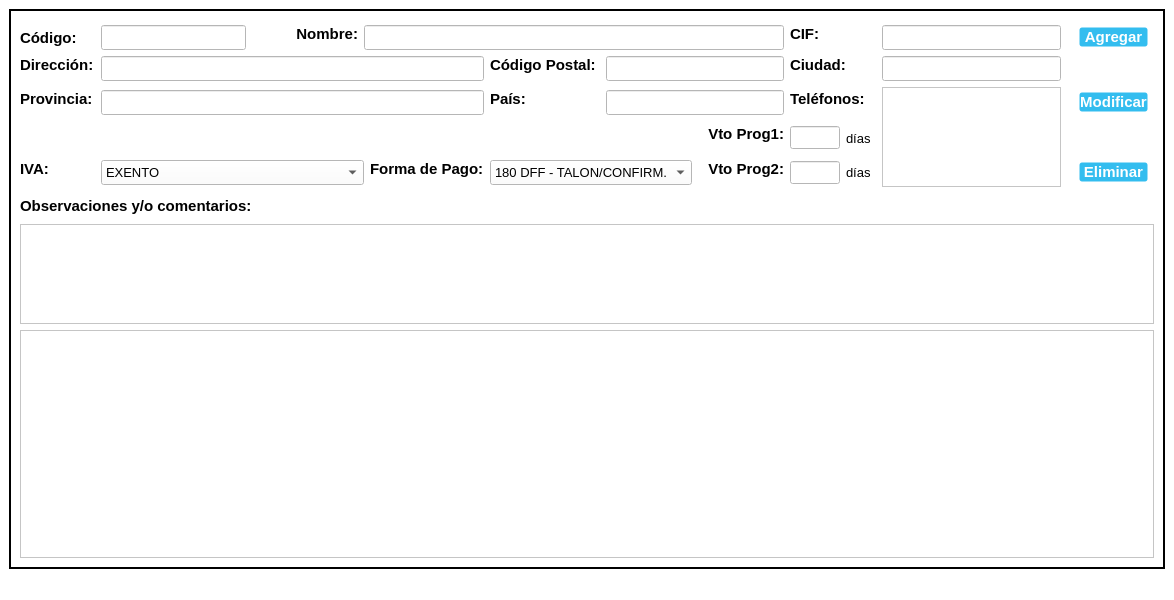
<?xml version="1.0" encoding="UTF-8"?>
<ui version="4.0">
 <class>Clients_Window</class>
 <widget class="QMainWindow" name="Clients_Window">
  <property name="geometry">
   <rect>
    <x>0</x>
    <y>0</y>
    <width>1174</width>
    <height>600</height>
   </rect>
  </property>
  <property name="windowTitle">
   <string>Clientes</string>
  </property>
  <property name="windowIcon">
   <iconset>
    <normaloff>//nas01/DATOS/Comunes/EIPSA-ERP/Recursos/Iconos/icon.ico</normaloff>//nas01/DATOS/Comunes/EIPSA-ERP/Recursos/Iconos/icon.ico</iconset>
  </property>
  <property name="styleSheet">
   <string notr="true">QWidget {
background-color: rgb(255, 255, 255);
}

.QFrame {
	border: 2px solid black;
}

QPushButton {
background-color: #33bdef;
  border: 1px solid transparent;
  border-radius: 3px;
  box-shadow: rgba(255, 255, 255, .4) 0 1px 0 0 inset;
  box-sizing: border-box;
  color: #fff;
  cursor: pointer;
  display: inline-block;
  font-family: -apple-system,system-ui,&quot;Segoe UI&quot;,&quot;Liberation Sans&quot;,sans-serif;
  font-size: 15px;
  font-weight: 800;
  line-height: 1.15385;
  margin: 0;
  outline: none;
  padding: 8px .8em;
  text-align: center;
  text-decoration: none;
  text-shadow: 0px 1px 0px #263666;
  user-select: none;
  -webkit-user-select: none;
  touch-action: manipulation;
  vertical-align: baseline;
  white-space: nowrap;
}

QPushButton:hover {
	background-color: #019ad2;
	border-color: rgb(0, 0, 0);
}

QPushButton:pressed {
	background-color: rgb(1, 140, 190);
	border-color: rgb(255, 255, 255);
}</string>
  </property>
  <widget class="QWidget" name="centralwidget">
   <layout class="QGridLayout" name="gridLayout">
    <item row="0" column="1">
     <widget class="QFrame" name="frame">
      <property name="frameShape">
       <enum>QFrame::StyledPanel</enum>
      </property>
      <property name="frameShadow">
       <enum>QFrame::Raised</enum>
      </property>
      <layout class="QGridLayout" name="gridLayout_2">
       <item row="1" column="13" colspan="4">
        <widget class="QLineEdit" name="Cif_Clients">
         <property name="minimumSize">
          <size>
           <width>0</width>
           <height>25</height>
          </size>
         </property>
         <property name="maximumSize">
          <size>
           <width>16777215</width>
           <height>25</height>
          </size>
         </property>
         <property name="font">
          <font>
           <pointsize>10</pointsize>
          </font>
         </property>
        </widget>
       </item>
       <item row="2" column="13" colspan="4">
        <widget class="QLineEdit" name="City_Clients">
         <property name="minimumSize">
          <size>
           <width>0</width>
           <height>25</height>
          </size>
         </property>
         <property name="maximumSize">
          <size>
           <width>16777215</width>
           <height>25</height>
          </size>
         </property>
         <property name="font">
          <font>
           <pointsize>10</pointsize>
          </font>
         </property>
        </widget>
       </item>
       <item row="5" column="1">
        <widget class="QLabel" name="label_IVA">
         <property name="minimumSize">
          <size>
           <width>35</width>
           <height>25</height>
          </size>
         </property>
         <property name="maximumSize">
          <size>
           <width>35</width>
           <height>25</height>
          </size>
         </property>
         <property name="font">
          <font>
           <pointsize>11</pointsize>
           <bold>true</bold>
          </font>
         </property>
         <property name="text">
          <string>IVA:</string>
         </property>
         <property name="alignment">
          <set>Qt::AlignLeading|Qt::AlignLeft|Qt::AlignTop</set>
         </property>
        </widget>
       </item>
       <item row="4" column="12">
        <layout class="QHBoxLayout" name="horizontalLayout">
         <item>
          <widget class="QLineEdit" name="Vto1_Clients">
           <property name="minimumSize">
            <size>
             <width>50</width>
             <height>0</height>
            </size>
           </property>
           <property name="maximumSize">
            <size>
             <width>50</width>
             <height>16777215</height>
            </size>
           </property>
           <property name="font">
            <font>
             <pointsize>10</pointsize>
            </font>
           </property>
          </widget>
         </item>
         <item>
          <widget class="QLabel" name="label_days1">
           <property name="minimumSize">
            <size>
             <width>30</width>
             <height>0</height>
            </size>
           </property>
           <property name="maximumSize">
            <size>
             <width>30</width>
             <height>16777215</height>
            </size>
           </property>
           <property name="font">
            <font>
             <pointsize>10</pointsize>
            </font>
           </property>
           <property name="text">
            <string>días</string>
           </property>
          </widget>
         </item>
        </layout>
       </item>
       <item row="3" column="1">
        <widget class="QLabel" name="label_Province">
         <property name="minimumSize">
          <size>
           <width>75</width>
           <height>25</height>
          </size>
         </property>
         <property name="maximumSize">
          <size>
           <width>75</width>
           <height>25</height>
          </size>
         </property>
         <property name="font">
          <font>
           <pointsize>11</pointsize>
           <bold>true</bold>
          </font>
         </property>
         <property name="text">
          <string>Provincia:</string>
         </property>
         <property name="alignment">
          <set>Qt::AlignLeading|Qt::AlignLeft|Qt::AlignTop</set>
         </property>
        </widget>
       </item>
       <item row="3" column="19">
        <widget class="QPushButton" name="Button_ModifyClient">
         <property name="text">
          <string>Modificar</string>
         </property>
        </widget>
       </item>
       <item row="1" column="12">
        <widget class="QLabel" name="label_CIF">
         <property name="minimumSize">
          <size>
           <width>75</width>
           <height>25</height>
          </size>
         </property>
         <property name="maximumSize">
          <size>
           <width>75</width>
           <height>25</height>
          </size>
         </property>
         <property name="font">
          <font>
           <pointsize>11</pointsize>
           <bold>true</bold>
          </font>
         </property>
         <property name="text">
          <string>CIF:</string>
         </property>
         <property name="alignment">
          <set>Qt::AlignLeading|Qt::AlignLeft|Qt::AlignTop</set>
         </property>
        </widget>
       </item>
       <item row="5" column="2" colspan="4">
        <widget class="QComboBox" name="Iva_Clients">
         <property name="minimumSize">
          <size>
           <width>100</width>
           <height>25</height>
          </size>
         </property>
         <property name="maximumSize">
          <size>
           <width>16777215</width>
           <height>25</height>
          </size>
         </property>
         <property name="font">
          <font>
           <pointsize>10</pointsize>
          </font>
         </property>
         <item>
          <property name="text">
           <string>EXENTO</string>
          </property>
         </item>
         <item>
          <property name="text">
           <string>18%</string>
          </property>
         </item>
         <item>
          <property name="text">
           <string>7%</string>
          </property>
         </item>
         <item>
          <property name="text">
           <string>COM</string>
          </property>
         </item>
         <item>
          <property name="text">
           <string>EXP</string>
          </property>
         </item>
         <item>
          <property name="text">
           <string>21%</string>
          </property>
         </item>
        </widget>
       </item>
       <item row="5" column="8" colspan="2">
        <widget class="QComboBox" name="Payway_Clients">
         <property name="minimumSize">
          <size>
           <width>0</width>
           <height>25</height>
          </size>
         </property>
         <property name="maximumSize">
          <size>
           <width>16777215</width>
           <height>25</height>
          </size>
         </property>
         <property name="font">
          <font>
           <pointsize>10</pointsize>
          </font>
         </property>
         <item>
          <property name="text">
           <string>180 DFF - TALON/CONFIRM.</string>
          </property>
         </item>
        </widget>
       </item>
       <item row="9" column="1" colspan="20">
        <widget class="QTableWidget" name="tableClients"/>
       </item>
       <item row="5" column="6" colspan="2">
        <widget class="QLabel" name="label_PayWay">
         <property name="minimumSize">
          <size>
           <width>0</width>
           <height>25</height>
          </size>
         </property>
         <property name="maximumSize">
          <size>
           <width>16777215</width>
           <height>25</height>
          </size>
         </property>
         <property name="font">
          <font>
           <pointsize>11</pointsize>
           <bold>true</bold>
          </font>
         </property>
         <property name="text">
          <string>Forma de Pago:</string>
         </property>
         <property name="alignment">
          <set>Qt::AlignLeading|Qt::AlignLeft|Qt::AlignTop</set>
         </property>
        </widget>
       </item>
       <item row="7" column="1" colspan="3">
        <widget class="QLabel" name="label_notes">
         <property name="minimumSize">
          <size>
           <width>0</width>
           <height>25</height>
          </size>
         </property>
         <property name="maximumSize">
          <size>
           <width>16777215</width>
           <height>25</height>
          </size>
         </property>
         <property name="font">
          <font>
           <pointsize>11</pointsize>
           <bold>true</bold>
          </font>
         </property>
         <property name="text">
          <string>Observaciones y/o comentarios:</string>
         </property>
        </widget>
       </item>
       <item row="4" column="4">
        <widget class="QLabel" name="label">
         <property name="minimumSize">
          <size>
           <width>100</width>
           <height>25</height>
          </size>
         </property>
         <property name="maximumSize">
          <size>
           <width>100</width>
           <height>25</height>
          </size>
         </property>
         <property name="text">
          <string/>
         </property>
        </widget>
       </item>
       <item row="3" column="13" rowspan="3" colspan="4">
        <widget class="QTextEdit" name="Phones_Clients">
         <property name="minimumSize">
          <size>
           <width>0</width>
           <height>100</height>
          </size>
         </property>
         <property name="font">
          <font>
           <pointsize>10</pointsize>
          </font>
         </property>
        </widget>
       </item>
       <item row="5" column="11">
        <widget class="QLabel" name="label_vto2">
         <property name="minimumSize">
          <size>
           <width>80</width>
           <height>25</height>
          </size>
         </property>
         <property name="maximumSize">
          <size>
           <width>16777215</width>
           <height>25</height>
          </size>
         </property>
         <property name="font">
          <font>
           <pointsize>11</pointsize>
           <bold>true</bold>
          </font>
         </property>
         <property name="text">
          <string>Vto Prog2:</string>
         </property>
         <property name="alignment">
          <set>Qt::AlignRight|Qt::AlignTop|Qt::AlignTrailing</set>
         </property>
        </widget>
       </item>
       <item row="8" column="1" colspan="20">
        <widget class="QTextEdit" name="Notes_Clients">
         <property name="minimumSize">
          <size>
           <width>0</width>
           <height>100</height>
          </size>
         </property>
         <property name="maximumSize">
          <size>
           <width>16777215</width>
           <height>100</height>
          </size>
         </property>
        </widget>
       </item>
       <item row="3" column="8">
        <widget class="QLabel" name="label_Country">
         <property name="minimumSize">
          <size>
           <width>110</width>
           <height>25</height>
          </size>
         </property>
         <property name="maximumSize">
          <size>
           <width>110</width>
           <height>25</height>
          </size>
         </property>
         <property name="font">
          <font>
           <pointsize>11</pointsize>
           <bold>true</bold>
          </font>
         </property>
         <property name="text">
          <string>País:</string>
         </property>
         <property name="alignment">
          <set>Qt::AlignLeading|Qt::AlignLeft|Qt::AlignTop</set>
         </property>
        </widget>
       </item>
       <item row="2" column="1">
        <widget class="QLabel" name="label_Address">
         <property name="minimumSize">
          <size>
           <width>75</width>
           <height>25</height>
          </size>
         </property>
         <property name="maximumSize">
          <size>
           <width>75</width>
           <height>25</height>
          </size>
         </property>
         <property name="font">
          <font>
           <pointsize>11</pointsize>
           <bold>true</bold>
          </font>
         </property>
         <property name="text">
          <string>Dirección:</string>
         </property>
         <property name="alignment">
          <set>Qt::AlignLeading|Qt::AlignLeft|Qt::AlignTop</set>
         </property>
        </widget>
       </item>
       <item row="3" column="2" colspan="6">
        <widget class="QLineEdit" name="Province_Clients">
         <property name="minimumSize">
          <size>
           <width>100</width>
           <height>25</height>
          </size>
         </property>
         <property name="maximumSize">
          <size>
           <width>16777215</width>
           <height>25</height>
          </size>
         </property>
         <property name="font">
          <font>
           <pointsize>10</pointsize>
          </font>
         </property>
        </widget>
       </item>
       <item row="2" column="8">
        <widget class="QLabel" name="label_ZipCode">
         <property name="minimumSize">
          <size>
           <width>110</width>
           <height>25</height>
          </size>
         </property>
         <property name="maximumSize">
          <size>
           <width>110</width>
           <height>25</height>
          </size>
         </property>
         <property name="font">
          <font>
           <pointsize>11</pointsize>
           <bold>true</bold>
          </font>
         </property>
         <property name="text">
          <string>Código Postal:</string>
         </property>
         <property name="alignment">
          <set>Qt::AlignLeading|Qt::AlignLeft|Qt::AlignTop</set>
         </property>
        </widget>
       </item>
       <item row="3" column="9" colspan="3">
        <widget class="QLineEdit" name="Country_Clients">
         <property name="minimumSize">
          <size>
           <width>100</width>
           <height>25</height>
          </size>
         </property>
         <property name="maximumSize">
          <size>
           <width>16777215</width>
           <height>25</height>
          </size>
         </property>
         <property name="font">
          <font>
           <pointsize>10</pointsize>
          </font>
         </property>
        </widget>
       </item>
       <item row="1" column="19">
        <widget class="QPushButton" name="Button_AddClient">
         <property name="text">
          <string>Agregar</string>
         </property>
        </widget>
       </item>
       <item row="0" column="1">
        <spacer name="verticalSpacer">
         <property name="orientation">
          <enum>Qt::Vertical</enum>
         </property>
         <property name="sizeType">
          <enum>QSizePolicy::Fixed</enum>
         </property>
         <property name="sizeHint" stdset="0">
          <size>
           <width>20</width>
           <height>5</height>
          </size>
         </property>
        </spacer>
       </item>
       <item row="5" column="19">
        <widget class="QPushButton" name="Button_DeleteClient">
         <property name="text">
          <string>Eliminar</string>
         </property>
        </widget>
       </item>
       <item row="4" column="11">
        <widget class="QLabel" name="label_vto1">
         <property name="minimumSize">
          <size>
           <width>80</width>
           <height>25</height>
          </size>
         </property>
         <property name="maximumSize">
          <size>
           <width>16777215</width>
           <height>25</height>
          </size>
         </property>
         <property name="font">
          <font>
           <pointsize>11</pointsize>
           <bold>true</bold>
          </font>
         </property>
         <property name="text">
          <string>Vto Prog1:</string>
         </property>
         <property name="alignment">
          <set>Qt::AlignRight|Qt::AlignTop|Qt::AlignTrailing</set>
         </property>
        </widget>
       </item>
       <item row="5" column="12">
        <layout class="QHBoxLayout" name="horizontalLayout_2">
         <item>
          <widget class="QLineEdit" name="Vto2_Clients">
           <property name="minimumSize">
            <size>
             <width>50</width>
             <height>0</height>
            </size>
           </property>
           <property name="maximumSize">
            <size>
             <width>50</width>
             <height>16777215</height>
            </size>
           </property>
           <property name="font">
            <font>
             <pointsize>10</pointsize>
            </font>
           </property>
          </widget>
         </item>
         <item>
          <widget class="QLabel" name="label_days2">
           <property name="minimumSize">
            <size>
             <width>30</width>
             <height>0</height>
            </size>
           </property>
           <property name="maximumSize">
            <size>
             <width>30</width>
             <height>16777215</height>
            </size>
           </property>
           <property name="font">
            <font>
             <pointsize>10</pointsize>
            </font>
           </property>
           <property name="text">
            <string>días</string>
           </property>
          </widget>
         </item>
        </layout>
       </item>
       <item row="3" column="12">
        <widget class="QLabel" name="label_PhoneNumber">
         <property name="minimumSize">
          <size>
           <width>75</width>
           <height>25</height>
          </size>
         </property>
         <property name="maximumSize">
          <size>
           <width>75</width>
           <height>25</height>
          </size>
         </property>
         <property name="font">
          <font>
           <pointsize>11</pointsize>
           <bold>true</bold>
          </font>
         </property>
         <property name="text">
          <string>Teléfonos:</string>
         </property>
         <property name="alignment">
          <set>Qt::AlignLeading|Qt::AlignLeft|Qt::AlignTop</set>
         </property>
        </widget>
       </item>
       <item row="2" column="12">
        <widget class="QLabel" name="label_City">
         <property name="minimumSize">
          <size>
           <width>75</width>
           <height>25</height>
          </size>
         </property>
         <property name="maximumSize">
          <size>
           <width>75</width>
           <height>25</height>
          </size>
         </property>
         <property name="font">
          <font>
           <pointsize>11</pointsize>
           <bold>true</bold>
          </font>
         </property>
         <property name="text">
          <string>Ciudad:</string>
         </property>
         <property name="alignment">
          <set>Qt::AlignLeading|Qt::AlignLeft|Qt::AlignTop</set>
         </property>
        </widget>
       </item>
       <item row="2" column="9" colspan="3">
        <widget class="QLineEdit" name="Zipcode_Clients">
         <property name="minimumSize">
          <size>
           <width>100</width>
           <height>25</height>
          </size>
         </property>
         <property name="maximumSize">
          <size>
           <width>16777215</width>
           <height>25</height>
          </size>
         </property>
         <property name="font">
          <font>
           <pointsize>10</pointsize>
          </font>
         </property>
        </widget>
       </item>
       <item row="2" column="2" colspan="6">
        <widget class="QLineEdit" name="Address_Suppliers">
         <property name="minimumSize">
          <size>
           <width>100</width>
           <height>25</height>
          </size>
         </property>
         <property name="maximumSize">
          <size>
           <width>16777215</width>
           <height>25</height>
          </size>
         </property>
         <property name="font">
          <font>
           <pointsize>10</pointsize>
          </font>
         </property>
        </widget>
       </item>
       <item row="1" column="4">
        <widget class="QLabel" name="label_Name">
         <property name="minimumSize">
          <size>
           <width>75</width>
           <height>25</height>
          </size>
         </property>
         <property name="maximumSize">
          <size>
           <width>16777215</width>
           <height>25</height>
          </size>
         </property>
         <property name="font">
          <font>
           <pointsize>11</pointsize>
           <bold>true</bold>
          </font>
         </property>
         <property name="text">
          <string>Nombre:</string>
         </property>
         <property name="alignment">
          <set>Qt::AlignRight|Qt::AlignTop|Qt::AlignTrailing</set>
         </property>
        </widget>
       </item>
       <item row="1" column="2">
        <widget class="QLineEdit" name="Code_Clients">
         <property name="minimumSize">
          <size>
           <width>100</width>
           <height>25</height>
          </size>
         </property>
         <property name="maximumSize">
          <size>
           <width>16777215</width>
           <height>25</height>
          </size>
         </property>
         <property name="font">
          <font>
           <pointsize>10</pointsize>
          </font>
         </property>
        </widget>
       </item>
       <item row="1" column="1">
        <widget class="QLabel" name="label_Code">
         <property name="minimumSize">
          <size>
           <width>75</width>
           <height>25</height>
          </size>
         </property>
         <property name="maximumSize">
          <size>
           <width>75</width>
           <height>25</height>
          </size>
         </property>
         <property name="font">
          <font>
           <pointsize>11</pointsize>
           <bold>true</bold>
          </font>
         </property>
         <property name="text">
          <string>Código:</string>
         </property>
        </widget>
       </item>
       <item row="1" column="5" colspan="7">
        <widget class="QLineEdit" name="Name_Clients">
         <property name="minimumSize">
          <size>
           <width>100</width>
           <height>25</height>
          </size>
         </property>
         <property name="maximumSize">
          <size>
           <width>16777215</width>
           <height>25</height>
          </size>
         </property>
         <property name="font">
          <font>
           <pointsize>10</pointsize>
          </font>
         </property>
        </widget>
       </item>
      </layout>
     </widget>
    </item>
   </layout>
  </widget>
  <widget class="QMenuBar" name="menubar">
   <property name="geometry">
    <rect>
     <x>0</x>
     <y>0</y>
     <width>1174</width>
     <height>22</height>
    </rect>
   </property>
  </widget>
  <widget class="QStatusBar" name="statusbar"/>
 </widget>
 <resources/>
 <connections/>
</ui>
